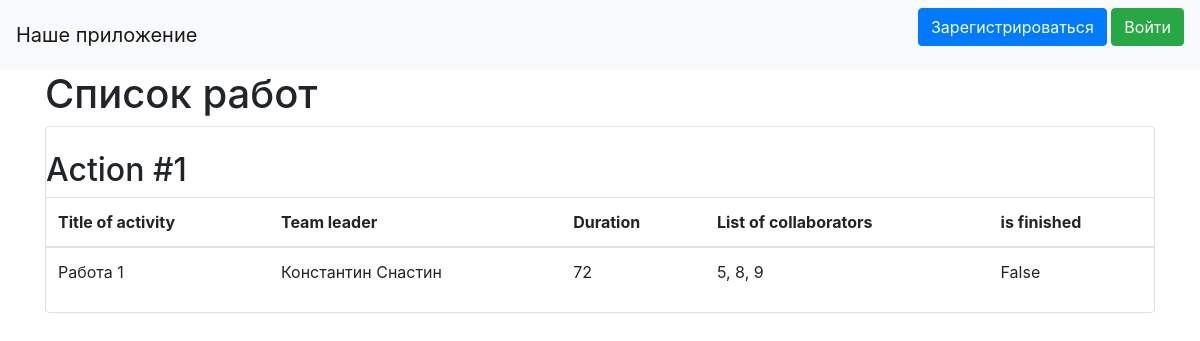
Before: / with the older database file.
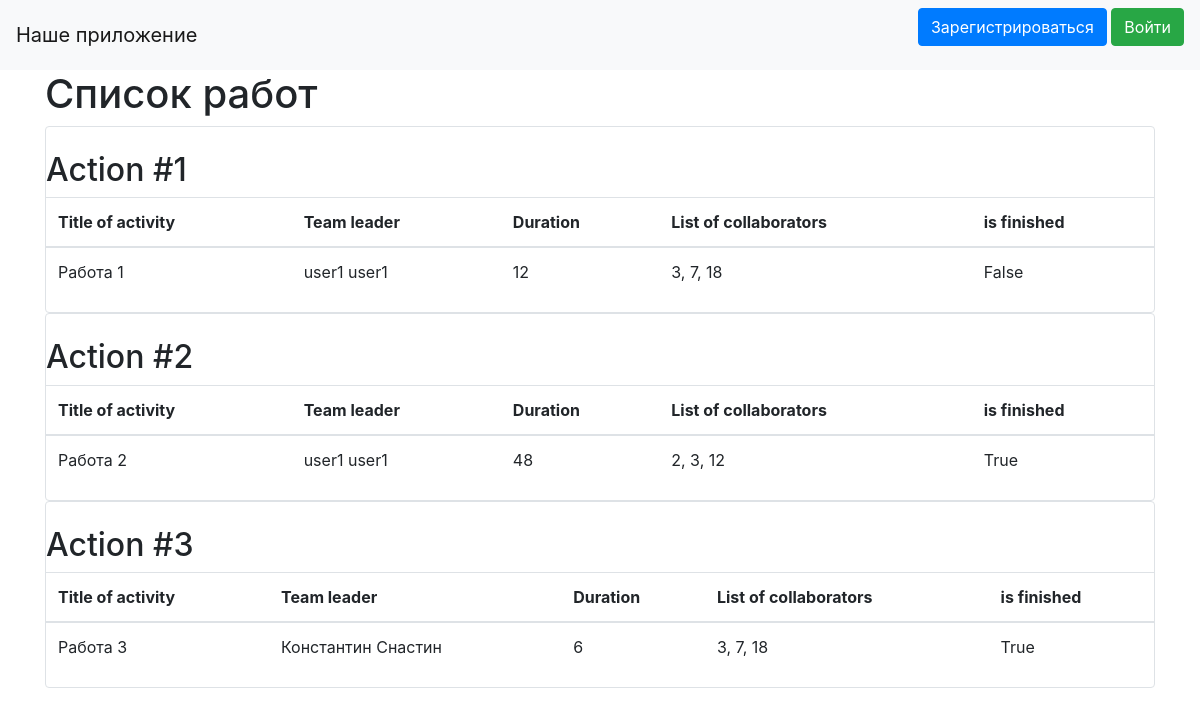
After: the same page with the newer database file.
### data/jobs.py (models this page shows)
class Job(SqlAlchemyBase):
    __tablename__ = 'jobs'
    id = sqlalchemy.Column(sqlalchemy.Integer,
                           primary_key=True, autoincrement=True)
    job = sqlalchemy.Column(sqlalchemy.String, nullable=True)
    work_size = sqlalchemy.Column(sqlalchemy.Integer, nullable=True)
    collaborators = sqlalchemy.Column(sqlalchemy.String, nullable=True)
    start_date = sqlalchemy.Column(sqlalchemy.DateTime,
                                   default=datetime.datetime.now)
    end_date = sqlalchemy.Column(sqlalchemy.DateTime,
                                 default=datetime.datetime.now)
    is_finished = sqlalchemy.Column(sqlalchemy.Boolean, default=False)
    team_leader = sqlalchemy.Column(sqlalchemy.Integer,
                                       sqlalchemy.ForeignKey("users.id"))
    user = orm.relationship('User')

### data/users.py (models this page shows, shortened)
class User(SqlAlchemyBase, UserMixin):
    __tablename__ = 'users'
    id = sqlalchemy.Column(sqlalchemy.Integer,
                           primary_key=True, autoincrement=True)
    surname = sqlalchemy.Column(sqlalchemy.String, nullable=True)
    name = sqlalchemy.Column(sqlalchemy.String, nullable=True)
    age = sqlalchemy.Column(sqlalchemy.Integer, nullable=True)
    position = sqlalchemy.Column(sqlalchemy.String, nullable=True)
    speciality = sqlalchemy.Column(sqlalchemy.String, nullable=True)
    address = sqlalchemy.Column(sqlalchemy.String, nullable=True)
    email = sqlalchemy.Column(sqlalchemy.String,
                              index=True, unique=True, nullable=True)
    hashed_password = sqlalchemy.Column(sqlalchemy.String, nullable=True)
    modified_date = sqlalchemy.Column(sqlalchemy.DateTime,
                                      default=datetime.datetime.now)
    jobs = orm.relationship("Job", back_populates='user')

### main.py (the view)
@app.route("/")
def index():
    db_sess = db_session.create_session()
    jobs = db_sess.query(Job).all()
    return render_template("index.html", jobs=jobs)

### data/db_session.py (called while the page is built)
def create_session() -> Session:
    global __factory
    return __factory()

### templates/index.html (shortened to what this page needs)
{% extends "base.html" %} {% block content %}
<h1>Список работ</h1>
 {% for item in jobs %}
<div class="col-md6 border rounded">
  <br />
  <h2>Action #{{ item.id }}</h2>
  <table class="table">
    <thead>
      <tr>
        <th scope="col">Title of activity</th>
        <th scope="col">Team leader</th>
        <th scope="col">Duration</th>
        <th scope="col">List of collaborators</th>
        <th scope="col">is finished</th>
      </tr>
    </thead>
    <tbody>
      <tr>
        <td>{{ item.job }}</td>
        <td>{{ item.user.name }} {{item.user.surname}}</td>
        <td>{{ item.work_size }}</td>
        <td>{{ item.collaborators }}</td>
        <td>{{ item.is_finished }}</td>
      </tr>
    </tbody>
  </table>
</div>
{% endfor %} {% endblock %}

### templates/base.html (shortened to what this page needs)
<!DOCTYPE html>
<html lang="en">
  <head>
    <link
      rel="stylesheet"
      href="https://stackpath.bootstrapcdn.com/bootstrap/4.4.1/css/bootstrap.min.css"
    />
  </head>
  <body>
    <header>
      <nav class="navbar navbar-light bg-light">
        <a class="navbar-brand" href="#">Наше приложение</a>
        {% if current_user.is_authenticated %}
        <a class="navbar-brand" href="/logout">{{ current_user.name }}</a>
        {% else %}
        <p>
          <a class="btn btn-primary" href="/register">Зарегистрироваться</a>
          <a class="btn btn-success" href="/login">Войти</a>
        </p>
        {% endif %}
      </nav>
    </header>
    <main role="main" class="container">{% block content %}{% endblock %}</main>
  </body>
</html>

Changed rows visible on the page:
changed Job "Работа 1": user.name "Константин" → "user1"; user.surname "Снастин" → "user1"; work_size "72" → "12"; collaborators "5, 8, 9" → "3, 7, 18"
added Job: id "2", job "Работа 2", user.name "user1", user.surname "user1", work_size "48", collaborators "2, 3, 12", is_finished "True"
added Job: id "3", job "Работа 3", user.name "Константин", user.surname "Снастин", work_size "6", collaborators "3, 7, 18", is_finished "True"
